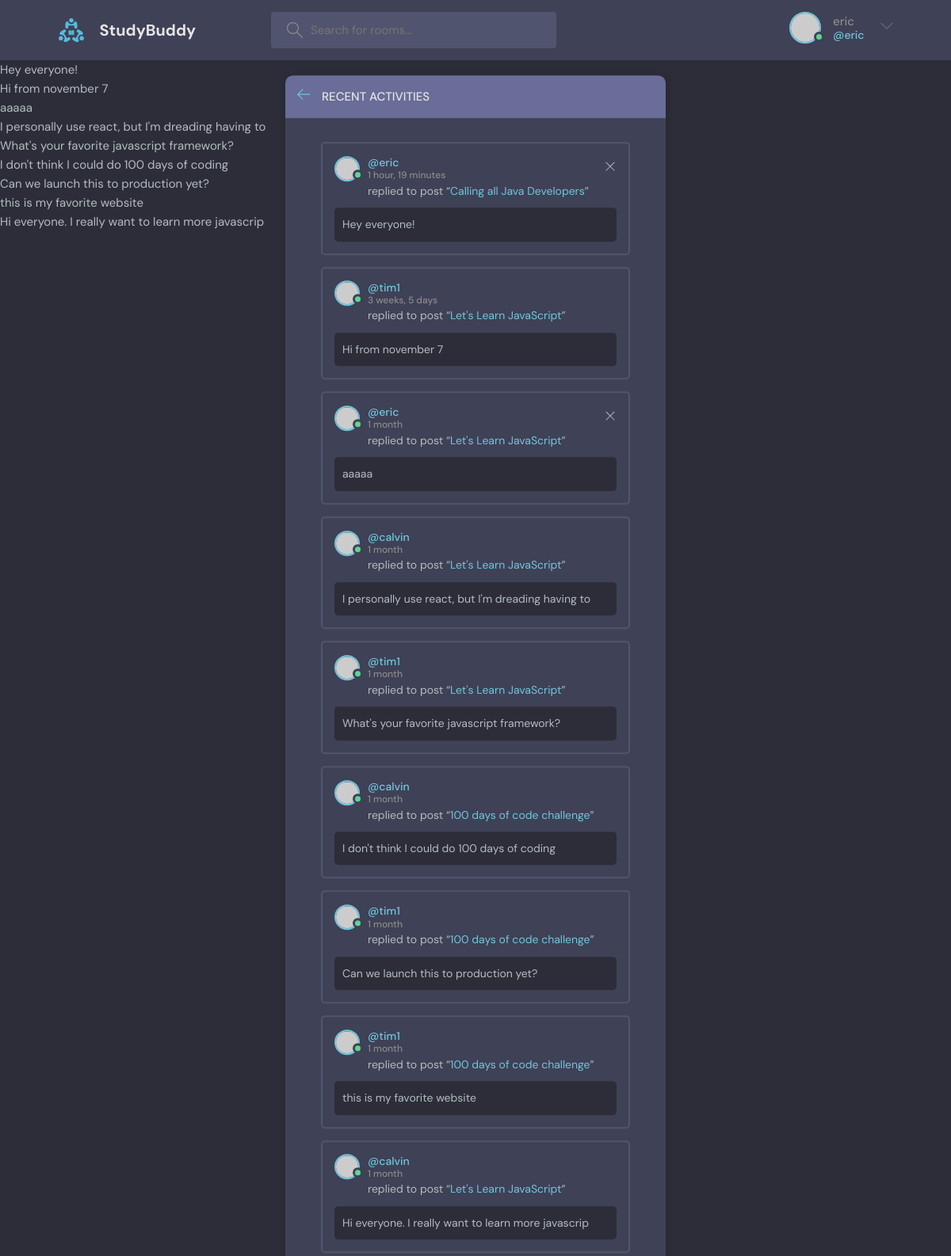
The page /activity/ (signed in) on the database its author committed.
### base/models.py (models this page shows)
class Message(models.Model):
    user = models.ForeignKey(User, on_delete=models.CASCADE)
    room = models.ForeignKey(Room, on_delete=models.CASCADE)
    body = models.TextField()
    updated = models.DateTimeField(auto_now=True)
    create = models.DateTimeField(auto_now_add=True)
    class Meta:
        ordering = ['-updated', '-create']
    def __str__(self):
        return self.body[0:50]

class Room(models.Model):
    host = models.ForeignKey(User, on_delete=models.SET_NULL, null=True)
    topic = models.ForeignKey('Topic', on_delete=models.SET_NULL, null=True)
    name = models.CharField(max_length=200)
    description = models.TextField(null=True, blank=True)
    participants = models.ManyToManyField(User, related_name='participants', blank=True)
    updated = models.DateTimeField(auto_now=True)
    create = models.DateTimeField(auto_now_add=True)
    class Meta:
        ordering = ['-updated', '-create']
    def __str__(self):
        return self.name

### base/views.py (the view)
# urls.py: path('activity/', views.activityPage, name="activity"),
def activityPage(request):
    room_messages= Message.objects.all()[0:10]
    context = {'messages': room_messages }
    return render(request, 'base/activity.html', context)

### base/templates/base/activity.html
{% extends 'main.html'%} {% block content %}
<main class="layout">
  <div class="container">
    <div class="layout__box">
      <div class="layout__boxHeader">
        <div class="layout__boxTitle">
          <a href="{% url 'home' %}">
            <svg
              version="1.1"
              xmlns="http://www.w3.org/2000/svg"
              width="32"
              height="32"
              viewBox="0 0 32 32"
            >
              <title>arrow-left</title>
              <path
                d="M13.723 2.286l-13.723 13.714 13.719 13.714 1.616-1.611-10.96-10.96h27.625v-2.286h-27.625l10.965-10.965-1.616-1.607z"
              ></path>
            </svg>
          </a>
          <h3>Recent Activities</h3>
        </div>
      </div>
      <div class="activities-page layout__body">
        {% for message in messages %}
        <div class="activities__box">
          <div class="activities__boxHeader roomListRoom__header">
            <a
              href="{% url 'user-profile' message.user.id %}"
              class="roomListRoom__author"
            >
              <div class="avatar avatar--small active">
                <img src="https://randomuser.me/api/portraits/men/13.jpg" />
              </div>
              <p>
                @{{message.user}}
                <span>{{message.create|timesince}}</span>
              </p>
            </a>
            <div class="roomListRoom__actions">
              {% if request.user == message.user %}
              <a href="{% url 'delete-message' message.id %}">
                <svg
                  version="1.1"
                  xmlns="http://www.w3.org/2000/svg"
                  width="32"
                  height="32"
                  viewBox="0 0 32 32"
                >
                  <title>remove</title>
                  <path
                    d="M27.314 6.019l-1.333-1.333-9.98 9.981-9.981-9.981-1.333 1.333 9.981 9.981-9.981 9.98 1.333 1.333 9.981-9.98 9.98 9.98 1.333-1.333-9.98-9.98 9.98-9.981z"
                  ></path>
                </svg> </a
              >{% endif %}
            </div>
          </div>
          <div class="activities__boxContent">
            <p>replied to post “<a href="room.html">{{message.room}}</a>”</p>
            <div class="activities__boxRoomContent">{{message}}</div>
          </div>
        </div>
        {%endfor %}
      </div>
    </div>
  </div>
</main>
{% endblock content %}

### templates/main.html (shortened to what this page needs)
<!DOCTYPE html>
{% load static %}
<html lang="en">
  <head>
    <link rel="stylesheet" href="{% static 'styles/style.css' %}" />
  </head>
  <body>
    {% include 'navbar.html' %} {% if messages %}
    <ul class="messages">
      {% for message in messages %}
      <li>{{ message }}</li>
      {% endfor %}
    </ul>
    {% endif %}{% block content %} {% endblock %}
  </body>
</html>

### templates/navbar.html (shortened to what this page needs)
{% load static %}
<header class="header header--loggedIn">
  <div class="container">
    <a href="{% url 'home' %}" class="header__logo">
      <img src="{% static 'images/logo.svg'  %}" />
      <h1>StudyBuddy</h1>
    </a>
    <form class="header__search" method="GET" action="{% url 'home' %}">
      <label>
        <input name="q" placeholder="Search for rooms..." />
      </label>
    </form>
    <nav class="header__menu">
      {% if request.user.is_authenticated %}
      <div class="header__user">
        <a href="{% url 'update-user' %}">
          <div class="avatar avatar--medium active">
            <img src="https://randomuser.me/api/portraits/men/37.jpg" />
          </div>
          <p>
            {{request.user.username}} <span>@{{request.user.username}}</span>
          </p>
        </a>
        <button class="dropdown-button">
          <svg
            version="1.1"
            xmlns="http://www.w3.org/2000/svg"
            width="32"
            height="32"
            viewBox="0 0 32 32"
          >
            <title>chevron-down</title>
            <path d="M16 21l-13-13h-3l16 16 16-16h-3l-13 13z"></path>
          </svg>
        </button>
      </div>
      {% else %}
      <a href="{% url 'login' %}">
        <img src="{% static 'images/avatar.svg' %}" />
        <p>Login</p>
      </a>
      {% endif %}
    </nav>
  </div>
</header>

### rows shown on the page
Message: body "Hey everyone!", user "eric", create "1 hour, 19 minutes", room "Calling all Java Developers"
Message: body "Hi from november 7", user "tim1", create "3 weeks, 5 days", room "Let's Learn JavaScript"
Message: body "aaaaa", user "eric", create "1 month", room "Let's Learn JavaScript"
Message: body "I personally use react, but I'm dreading having to", user "calvin", create "1 month", room "Let's Learn JavaScript"
Message: body "What's your favorite javascript framework?", user "tim1", create "1 month", room "Let's Learn JavaScript"
Message: body "I don't think I could do 100 days of coding", user "calvin", create "1 month", room "100 days of code challenge"
Message: body "Can we launch this to production yet?", user "tim1", create "1 month", room "100 days of code challenge"
Message: body "this is my favorite website", user "tim1", create "1 month", room "100 days of code challenge"
Message: body "Hi everyone. I really want to learn more javascrip", user "calvin", create "1 month", room "Let's Learn JavaScript"

### other values the page prints
{{ request.user.username }} "eric"
